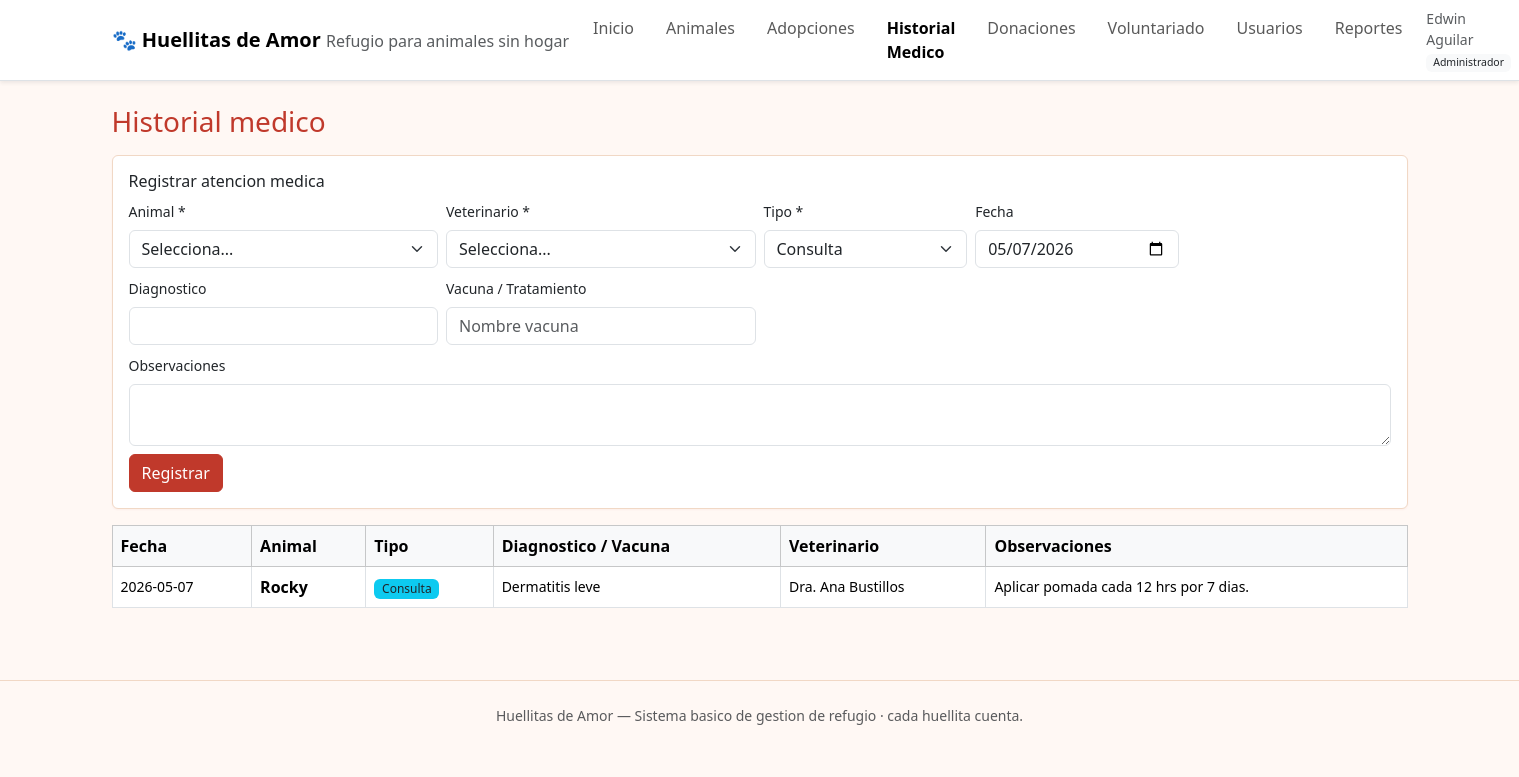
/historial_medico.php (signed in), run on the app's committed database.
### tables this page shows
CREATE TABLE `historial_medico` (
  `id` INT AUTO_INCREMENT PRIMARY KEY,
  `animal_id` INT NOT NULL,
  `veterinario_id` INT NOT NULL,
  `tipo` ENUM('consulta','vacuna','tratamiento','cirugia') NOT NULL,
  `diagnostico` VARCHAR(255) DEFAULT NULL,
  `vacuna` VARCHAR(100) DEFAULT NULL,
  `tratamiento` VARCHAR(255) DEFAULT NULL,
  `observaciones` TEXT,
  `fecha` DATE NOT NULL,
  `creado_en` DATETIME NOT NULL DEFAULT CURRENT_TIMESTAMP,
  CONSTRAINT `fk_hm_animal` FOREIGN KEY (`animal_id`)      REFERENCES `animales`(`id`) ON DELETE CASCADE,
  CONSTRAINT `fk_hm_vet`    FOREIGN KEY (`veterinario_id`) REFERENCES `usuarios`(`id`) ON DELETE CASCADE
);

CREATE TABLE `animales` (
  `id` INT AUTO_INCREMENT PRIMARY KEY,
  `nombre` VARCHAR(80) NOT NULL,
  `especie` VARCHAR(40) NOT NULL,
  `raza` VARCHAR(80) DEFAULT NULL,
  `edad` INT DEFAULT 0,
  `sexo` ENUM('macho','hembra') DEFAULT NULL,
  `descripcion` TEXT,
  `estado` ENUM('disponible','adoptado','en_tratamiento','no_disponible') NOT NULL DEFAULT 'disponible',
  `fecha_ingreso` DATE DEFAULT NULL,
  `creado_en` DATETIME NOT NULL DEFAULT CURRENT_TIMESTAMP
);

CREATE TABLE `usuarios` (
  `id` INT AUTO_INCREMENT PRIMARY KEY,
  `nombre` VARCHAR(100) NOT NULL,
  `email` VARCHAR(150) UNIQUE NOT NULL,
  `password` VARCHAR(255) NOT NULL,
  `rol` ENUM('admin','veterinario','adoptante','donante','voluntario') NOT NULL,
  `telefono` VARCHAR(20) DEFAULT NULL,
  `direccion` VARCHAR(200) DEFAULT NULL,
  `activo` TINYINT(1) NOT NULL DEFAULT 1,
  `creado_en` DATETIME NOT NULL DEFAULT CURRENT_TIMESTAMP
);

### includes/auth.php (called while the page is built, shortened)
<?php
function current_user(): ?array {
    return $_SESSION['user'] ?? null;
}
function e(?string $s): string {
    return htmlspecialchars((string)$s, ENT_QUOTES, 'UTF-8');
}

### includes/db.php (called while the page is built)
<?php
require_once __DIR__ . '/config.php';
function db(): PDO {
    static $pdo = null;
    if ($pdo === null) {
        global $DB_HOST, $DB_PORT, $DB_NAME, $DB_USER, $DB_PASS;
        $dsn = "mysql:host={$DB_HOST};port={$DB_PORT};dbname={$DB_NAME};charset=utf8mb4";
        try {
            $pdo = new PDO($dsn, $DB_USER, $DB_PASS, [
                PDO::ATTR_ERRMODE => PDO::ERRMODE_EXCEPTION,
                PDO::ATTR_DEFAULT_FETCH_MODE => PDO::FETCH_ASSOC,
                PDO::ATTR_EMULATE_PREPARES => false,
            ]);
        } catch (PDOException $e) {
            http_response_code(500);
            die(
                "No se pudo conectar a la base de datos: "
                . htmlspecialchars($e->getMessage())
                . "<br><br>Sugerencia: importa el archivo <code>db.sql</code> desde phpMyAdmin"
                . " (crea la base <code>refujio_de_animales</code>) y verifica las credenciales en"
                . " <code>includes/config.php</code>."
            );
        }
    }
    return $pdo;
}

### historial_medico.php (the view, shortened to what this page needs)
<?php
require_once __DIR__ . '/includes/auth.php';
require_once __DIR__ . '/includes/db.php';
$rows = db()->query("SELECT hm.*, an.nombre AS animal_nombre, u.nombre AS vet_nombre
    FROM historial_medico hm
    JOIN animales an ON an.id = hm.animal_id
    LEFT JOIN usuarios u ON u.id = hm.veterinario_id
    ORDER BY hm.fecha DESC, hm.id DESC")->fetchAll();
include __DIR__ . '/includes/header.php';
?>
<h3 class="text-primary mb-3">Historial medico</h3>
<div class="card p-3 mb-3">
  <h6>Registrar atencion medica</h6>
  <form method="post" class="row g-2">
    <div class="col-md-3">
      <label class="form-label small">Animal *</label>
      <select class="form-select" name="animal_id" required>
        <option value="">Selecciona...</option>
      </select>
    </div>
    <?php if ($u['rol'] === 'admin'): ?>
    <div class="col-md-3">
      <label class="form-label small">Veterinario *</label>
      <select class="form-select" name="veterinario_id" required>
        <option value="">Selecciona...</option>
      </select>
    </div>
    <?php endif; ?>
    <div class="col-md-2">
      <label class="form-label small">Tipo *</label>
      <select class="form-select" name="tipo" required>
        <option value="consulta">Consulta</option>
      </select>
    </div>
    <div class="col-md-2">
      <label class="form-label small">Fecha</label>
      <input class="form-control" type="date" name="fecha" value="<?= e(date('Y-m-d')) ?>">
    </div>
    <div class="col-md-3">
      <label class="form-label small">Diagnostico</label>
      <input class="form-control" name="diagnostico">
    </div>
    <div class="col-md-3">
      <label class="form-label small">Vacuna / Tratamiento</label>
      <input class="form-control" name="vacuna" placeholder="Nombre vacuna">
    </div>
    <div class="col-12">
      <label class="form-label small">Observaciones</label>
      <textarea class="form-control" name="observaciones" rows="2"></textarea>
    </div>
    <div class="col-12">
      <button class="btn btn-primary">Registrar</button>
    </div>
  </form>
</div>
<div class="table-responsive">
<table class="table table-bordered align-middle bg-white">
  <thead class="table-light">
    <tr><th>Fecha</th><th>Animal</th><th>Tipo</th><th>Diagnostico / Vacuna</th><th>Veterinario</th><th>Observaciones</th></tr>
  </thead>
  <tbody>
  <?php foreach ($rows as $h): ?>
    <tr>
      <td class="small"><?= e($h['fecha']) ?></td>
      <td><strong><?= e($h['animal_nombre']) ?></strong></td>
      <td><span class="badge bg-info text-dark"><?= e(ucfirst($h['tipo'])) ?></span></td>
      <td class="small"><?= e($h['diagnostico'] ?: ($h['vacuna'] ?: $h['tratamiento'])) ?></td>
      <td class="small"><?= e($h['vet_nombre'] ?? '-') ?></td>
      <td class="small"><?= e($h['observaciones']) ?></td>
    </tr>
  <?php endforeach; ?>
  </tbody>
</table>
</div>
<?php include __DIR__ . '/includes/footer.php'; ?>

### assets/style.css (style rules this page uses)
body { background: #fff8f4; color: #3a2a22; }
.card { border: 1px solid #f1d8c5; box-shadow: 0 1px 2px rgba(192,57,43,.05); }
.btn-primary { background:#c0392b; border-color:#c0392b; }
.text-primary { color:#c0392b !important; }
table th { white-space: nowrap; }
.badge { font-weight: 500; }

### data on the page
historial_medico: fecha "2026-05-07", animal.nombre "Rocky", tipo "Consulta", diagnostico "Dermatitis leve", veterinario.nombre "Dra. Ana Bustillos", observaciones "Aplicar pomada cada 12 hrs por 7 dias."

### other printed values
$APP_NAME "Huellitas de Amor"
$APP_LEMA "Refugio para animales sin hogar"
$lk[0] "Inicio"
$lk[0] "Animales"
$lk[0] "Adopciones"
$lk[0] "Historial Medico"
$lk[0] "Donaciones"
$lk[0] "Voluntariado"
$lk[0] "Usuarios"
$lk[0] "Reportes"
$u['nombre'] "Edwin Aguilar"
rol_label($r) "Administrador"
